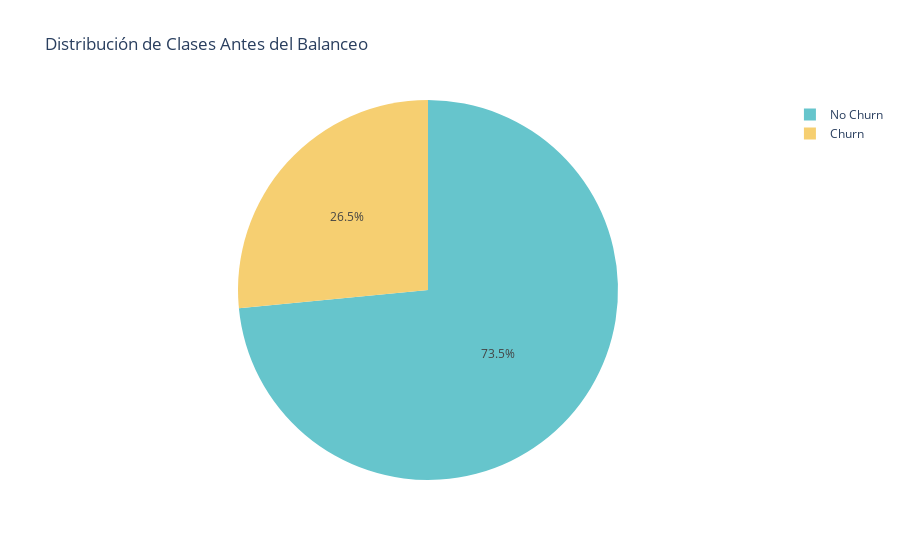

Notebook code for this chart:
### Markdown cell above
### 🎯 1.4. Verificación de la Proporción de Cancelación (Churn)

**Objetivo**: Calcular y visualizar la proporción de clientes que cancelaron (`Churn`) en relación con los que permanecieron activos para confirmar si existe un desbalance de clases.

**Método**: Utilizare el método `.value_counts(normalize=True)` de `Pandas` sobre la columna `Churn` del DataFrame original (df) para obtener los porcentajes de cada clase.

**Justificación**: Con esto entendere la distribución de nuestra variable objetivo.

### Code cell
# Uso el DataFrame 'df' (antes del encoding) para una lectura más clara de la proporción
churn_proportion = df['Churn'].value_counts(normalize=True) * 100

print("Proporción de Clases en la Variable 'Churn':")
print(round(churn_proportion, 2))

# Visualización rápida para ilustrar el desbalance
fig = px.pie(names=['No Churn', 'Churn'],
             values=df['Churn'].value_counts().values,
             title='Distribución de Clases Antes del Balanceo',
             color_discrete_sequence=px.colors.qualitative.Pastel)
fig.show()

### Figure 1 — Plotly figure (JSON) as saved in the notebook; plotly's stock layout.template omitted (floating-point values rounded to 4 significant figures)
{"data": [{"domain": {"x": [0, 1], "y": [0, 1]}, "hovertemplate": "label=%{label}<br>value=%{value}<extra></extra>", "labels": ["No Churn", "Churn"], "legendgroup": "", "name": "", "showlegend": true, "type": "pie", "values": [5174, 1869]}], "layout": {"legend": {"tracegroupgap": 0}, "piecolorway": ["rgb(102, 197, 204)", "rgb(246, 207, 113)", "rgb(248, 156, 116)", "rgb(220, 176, 242)", "rgb(135, 197, 95)", "rgb(158, 185, 243)", "rgb(254, 136, 177)", "rgb(201, 219, 116)", "rgb(139, 224, 164)", "rgb(180, 151, 231)", "rgb(179, 179, 179)"], "title": {"text": "Distribución de Clases Antes del Balanceo"}}}
